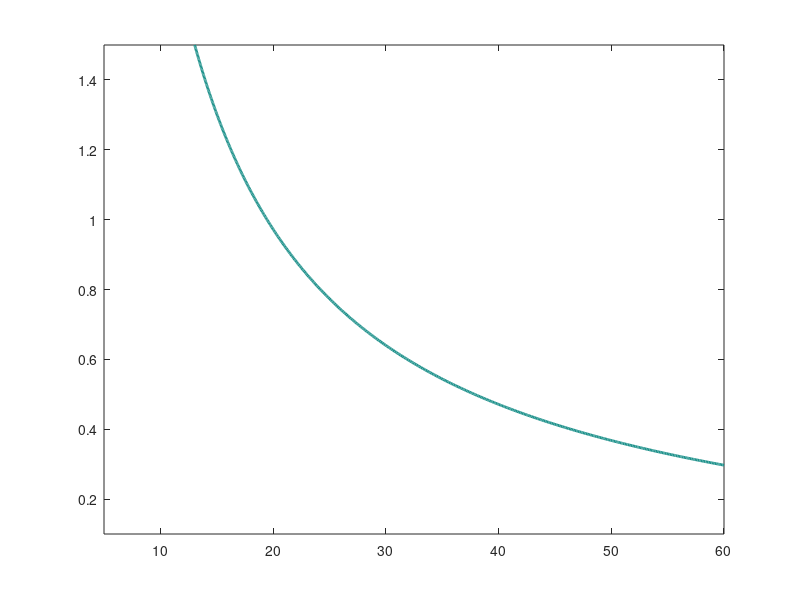

Recreate this plot in MATLAB. (Note: this script raises an error after producing the figure.)
%% isoripple_contours_ripplestudio_geometry
% -------------------------------------------------------------------------
% PURPOSE
%   Compute and visualise a family of iso-ripple contours—curves of constant
%   spectral ripple spacing f_rpl—in the (beam angle, bat height) plane,
%   using the same geometric assumptions as the RippleStudio model.
%
%   Each contour represents all combinations of bat height (h) and beam
%   angle (θ) that yield the same two-path interference ripple frequency
%   at the receiver.
%
% -------------------------------------------------------------------------
% GEOMETRY (MATCHING RIPPLESTUDIO)
%   - Bat at height h above a flat reflecting surface.
%   - Emission axis pitched downward by θ relative to horizontal.
%   - Specular reflection occurs where the beam intersects the surface.
%
%   Horizontal run to reflection point:
%       X = h / tan(θ)
%
%   Reflected path:
%       Two identical legs of length
%           a = sqrt(h^2 + X^2)
%
%   Direct path:
%       Receiver lies at the same height as the bat; direct path is purely
%       horizontal:
%           L_dir = 2 X
%
%   Path-length difference:
%       ΔL = L_refl − L_dir = 2a − 2X
%
% -------------------------------------------------------------------------
% RIPPLE FREQUENCY
%   The spectral ripple spacing (null-to-null) produced by two-path
%   interference is:
%
%       f_rpl = c / ΔL
%
%   where c is the speed of sound. Small ΔL (shallow angles or low heights)
%   yield large f_rpl; large ΔL yield smaller ripple spacing.
%
%   A small epsilon is used in the denominator to guard against numerical
%   blow-ups as θ → 0.
%
% -------------------------------------------------------------------------
% PARAMETER SPACE
%   heights : 0.1 – 1.5 m (400 samples)
%   angles  : 5 – 60 deg (400 samples)
%
%   Meshgrids:
%     H    : bat height (m)
%     Adeg : beam angle (deg)
%
% -------------------------------------------------------------------------
% VISUALISATION
%   - Only contour lines are plotted (no background colour map).
%   - Each contour corresponds to a single ripple frequency f_rpl.
%   - Contours are labelled directly on the plot.
%
%   Iso-levels drawn (Hz):
%       1000, 2000, 3000, 4000, 5000
%
%   Axes:
%     x-axis : beam angle (degrees)
%     y-axis : bat height (metres)
%
%   Aspect ratio:
%     axis square (equal scaling of angle and height ranges)
%
% -------------------------------------------------------------------------
% OUTPUT
%   - Figure titled:
%       'Iso-$f_{ripple}$ Contours'
%   - Saved to:
%       ../manuscript/fig/isoripple_contour.(ext)
%     via saveFigure (helper function assumed on MATLAB path).
%
% -------------------------------------------------------------------------
% DEPENDENCIES
%   - formatLatex.m   (axes formatting helper)
%   - saveFigure.m   (figure export helper)
%
% -------------------------------------------------------------------------
% INTERPRETATION
%   - Lines indicate geometric degeneracy: many (h, θ) pairs produce the
%     same ripple spacing and are therefore acoustically indistinguishable
%     under a pure two-path interference model.
%   - Near-horizontal beams (small θ) cluster contours tightly, reflecting
%     the rapid increase of f_rpl as ΔL → 0.
%   - This plot provides an analytic map of the “ripple equivalence classes”
%     inherent to the RippleStudio geometry.
% -------------------------------------------------------------------------
clear; clc;

c = 343;                        % speed of sound (m/s)
heights = linspace(0.1, 1.5, 400);   % m
angles  = linspace(5, 60, 400);      % deg

[Adeg, H] = meshgrid(angles, heights);          % Adeg: deg, H: m
Th = deg2rad(Adeg);                              % radians
X  = H ./ tan(Th);                               % horizontal run to specular point
a  = hypot(H, X);                                % each leg of the reflected path
Ldir = 2 .* X;                                   % direct path (same y -> horizontal)
dL   = 2.*a - Ldir;                              % path difference
fRipple = c ./ max(dL, eps);                     % Hz (guard eps for tiny angles)

% Iso-levels to draw (Hz)
levels = 1000:1000:5000;

figure('Color','w', 'position', [100 100 600 600]); hold on; box on;
set(gcf,'Name','Iso-ripple contours (RippleStudio geometry)');

% Plot only lines (no background)
co = lines(numel(levels));
for i = 1:numel(levels)
    [C, hC] = contour(Adeg, H, fRipple, [levels(i) levels(i)], ...
        'LineWidth', 2, 'Color', co(i,:));
    % Optional: label each contour
    clabel(C, hC, 'Color', co(i,:), 'FontSize', 10, ...
        'LabelSpacing', 600, 'Interpreter', 'latex');
end

xlabel('Beam angle (deg)');
ylabel('Bat height (m)');
title('Iso-$f_{ripple}$ Contours');
legend(arrayfun(@(L) sprintf('$f_{rpl}$ %d Hz', L), levels, ...
       'UniformOutput', false), 'Interpreter', 'latex', 'Location','northeast');
formatLatex(gca);
axis square
xlim([min(angles) max(angles)]);
ylim([min(heights) max(heights)]);

%% Save Figure
fig_path = '../fig';
base_name = 'isoripple_contour';
saveFigure(gcf, fig_path, base_name);